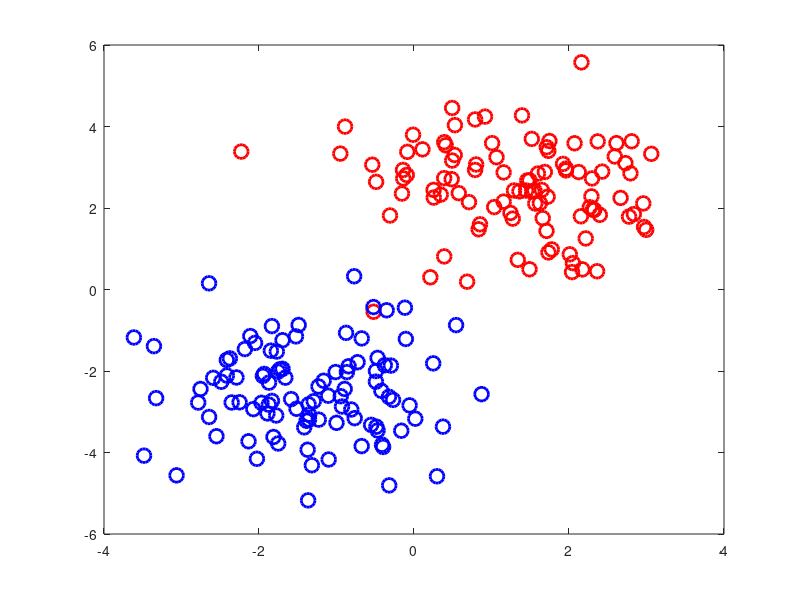
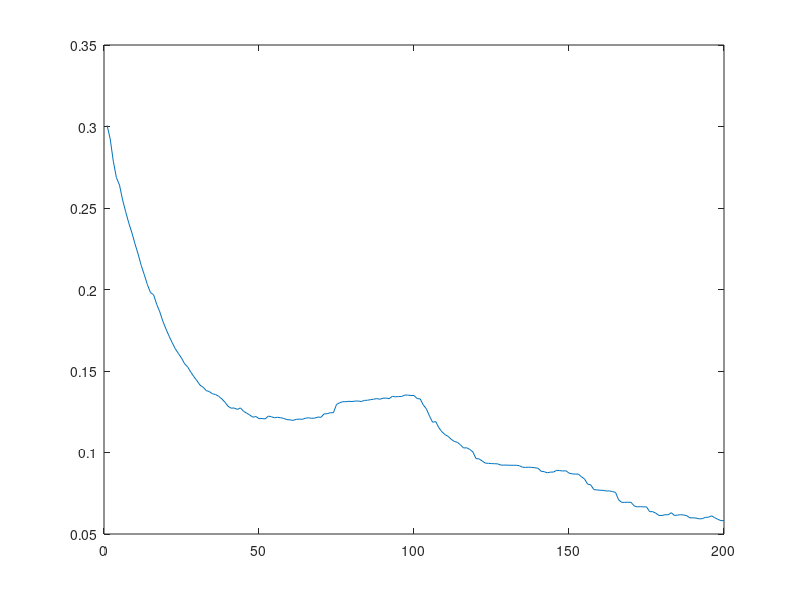
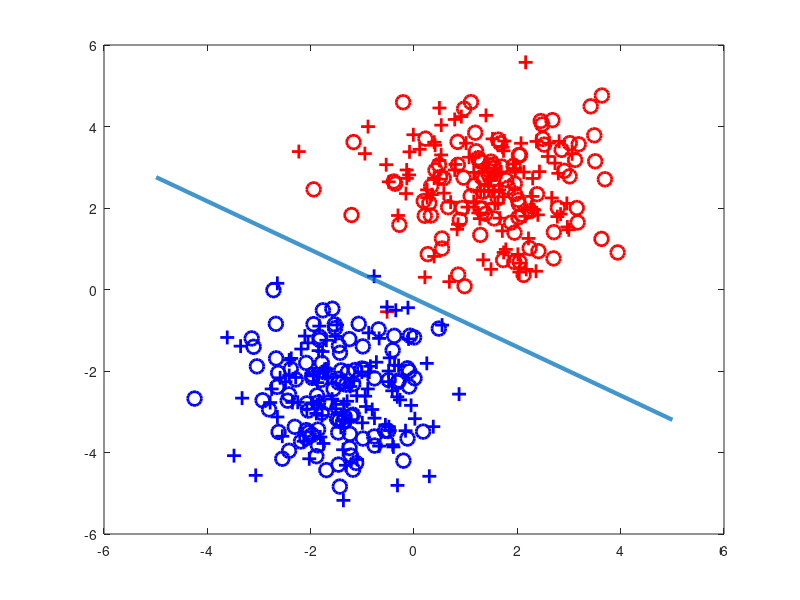

Write the MATLAB code that produced these figures, in order.
close all
clear all
clc
 
Obj1.NTrain = 100;
Obj1.mean = 0.5 * [3; 5];
Obj1.SampTrain = randn(2, Obj1.NTrain) + kron(Obj1.mean, ones(1, Obj1.NTrain));
Obj1.NTest = 100;
Obj1.SampTest = randn(2, Obj1.NTest) + kron(Obj1.mean, ones(1, Obj1.NTest));
 
Obj2.NTrain = 100;
Obj2.mean = -0.5 * [3; 5];
Obj2.SampTrain = randn(2, Obj2.NTrain) + kron(Obj2.mean, ones(1, Obj2.NTrain));
Obj2.NTest = 100;
Obj2.SampTest = randn(2, Obj2.NTest) + kron(Obj2.mean, ones(1, Obj2.NTest));
 
% LMS
TestMatrix = zeros(2);
cnt_c1 = 1;
cnt_c2 = 1;
 
tt = 1 : 1000;
tt = (tt - 500) * 0.01;
figure;
plot(Obj1.SampTrain(1, :), Obj1.SampTrain(2, :), 'ro', 'linewidth', 2, 'markersize', 10)
hold on;
plot(Obj2.SampTrain(1, :), Obj2.SampTrain(2, :), 'bo', 'linewidth', 2, 'markersize', 10)
 
cnt = 1;
X = zeros(Obj1.NTrain + Obj1.NTrain, 3);
for iii = 1 : Obj1.NTrain
    X(cnt, 1 : 2) = Obj1.SampTrain(:, iii);
    X(cnt, 3) = 1;
    y(cnt, 1) = 1;
    cnt = cnt + 1;
end
for iii = 1 : Obj2.NTrain
    X(cnt, 1 : 2) = Obj2.SampTrain(:, iii);
    X(cnt, 3) = 1;
    y(cnt, 1) = -1;
    cnt = cnt + 1;
end
R = X.' * X;
g = X.' * y;
Wmse = inv(R) * g;
 
W = zeros(3, 1);
cnt = 1;
for kkk = 1 : Obj1.NTrain
    TMP_Tr(1:2, 1) = Obj1.SampTrain(:, kkk);
    TMP_Tr(3, 1) = 1;
    W = W + 0.8 * TMP_Tr * (1 - TMP_Tr.' * W) / (Obj1.NTrain + Obj2.NTrain);
    Err(cnt) = norm(W - Wmse);
    cnt = cnt + 1;
end
 
for kkk = 1 : Obj2.NTrain
    TMP_Tr(1:2, 1) = Obj2.SampTrain(:, kkk);
    TMP_Tr(3, 1) = 1;
    W = W + 0.8 * TMP_Tr * (-1 - TMP_Tr.' * W) / (Obj1.NTrain + Obj2.NTrain);
    Err(cnt) = norm(W - Wmse);
    cnt = cnt + 1;
end
figure; plot(Err)
% W = Wmse
for kkk = 1 : Obj1.NTest
    TMP_Tr(1:2, 1) = Obj1.SampTest(:, kkk);
    TMP_Tr(3, 1) = 1;
    yy = W.' * TMP_Tr;
    if (yy > 0)
        Result_c1(:, cnt_c1) = Obj1.SampTest(:, kkk);
        cnt_c1 = cnt_c1 + 1;
        TestMatrix(1, 1) = TestMatrix(1, 1) + 1;
    else
        Result_c2(:, cnt_c2) = Obj1.SampTest(:, kkk);
        cnt_c2 = cnt_c2 + 1;
        TestMatrix(1, 2) = TestMatrix(1, 2) + 1;
    end
end
    
for kkk = 1 : Obj2.NTest
    TMP_Tr(1:2, 1) = Obj2.SampTest(:, kkk);
    TMP_Tr(3, 1) = 1;
    yy = W.' * TMP_Tr;
    if (yy > 0)    
        Result_c1(:, cnt_c1) = Obj2.SampTest(:, kkk);
        cnt_c1 = cnt_c1 + 1;
        TestMatrix(2, 1) = TestMatrix(2, 1) + 1;
    else
        Result_c2(:, cnt_c2) = Obj2.SampTest(:, kkk);
        cnt_c2 = cnt_c2 + 1;
        TestMatrix(2, 2) = TestMatrix(2, 2) + 1;
    end
end
 
TestMatrix(1, :) = TestMatrix(1, :) / Obj1.NTest;
TestMatrix(2, :) = TestMatrix(2, :) / Obj2.NTest;
 
TestMatrix
 
figure;
try
    plot(Result_c1(1, :), Result_c1(2, :), 'ro', 'linewidth', 2, 'markersize', 10)
end
hold on
try
    plot(Result_c2(1, :), Result_c2(2, :), 'bo', 'linewidth', 2, 'markersize', 10)
end
 
plot(Obj1.SampTrain(1, :), Obj1.SampTrain(2, :), 'r+', 'linewidth', 2, 'markersize', 10)
 
plot(Obj2.SampTrain(1, :), Obj2.SampTrain(2, :), 'b+', 'linewidth', 2, 'markersize', 10)
WW = W;
WW = WW / norm(WW);
plot(tt , -1 * (WW(1) / WW(2) * tt + WW(3) / WW(2)), 'linewidth', 3)
